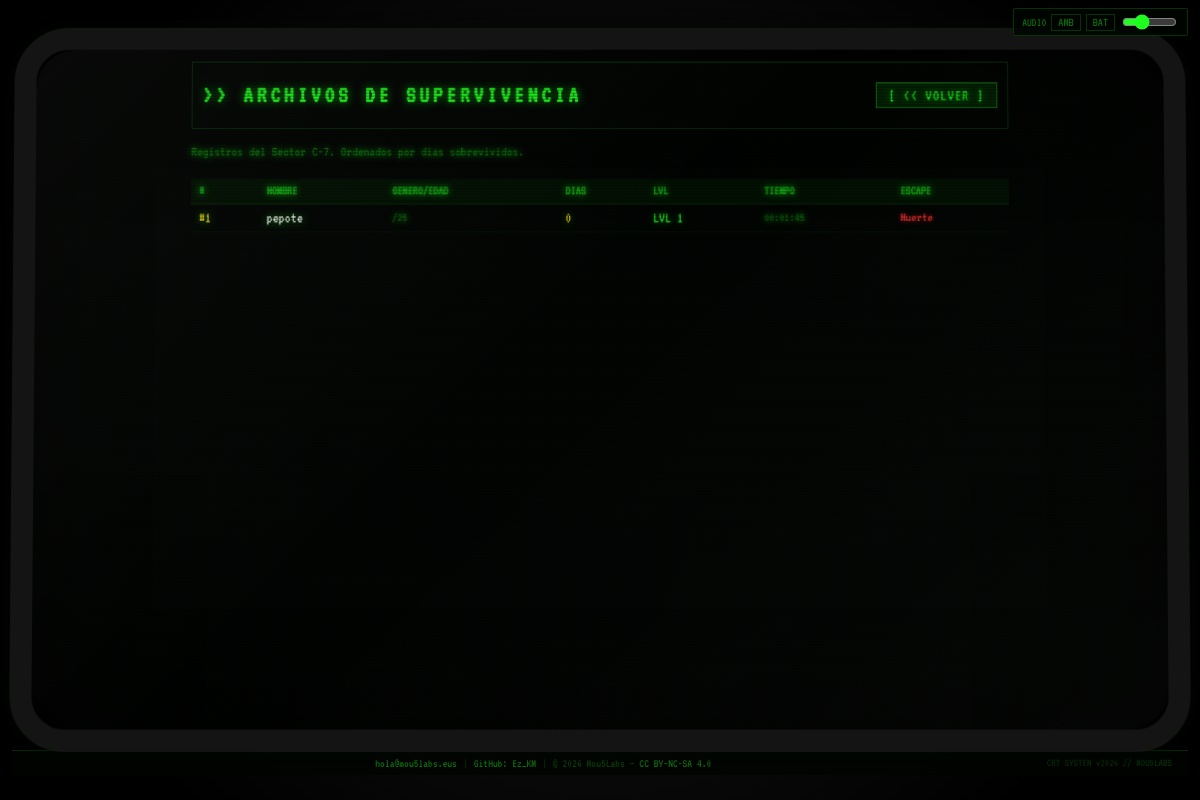
The page /leaderboard on the database as committed earlier.
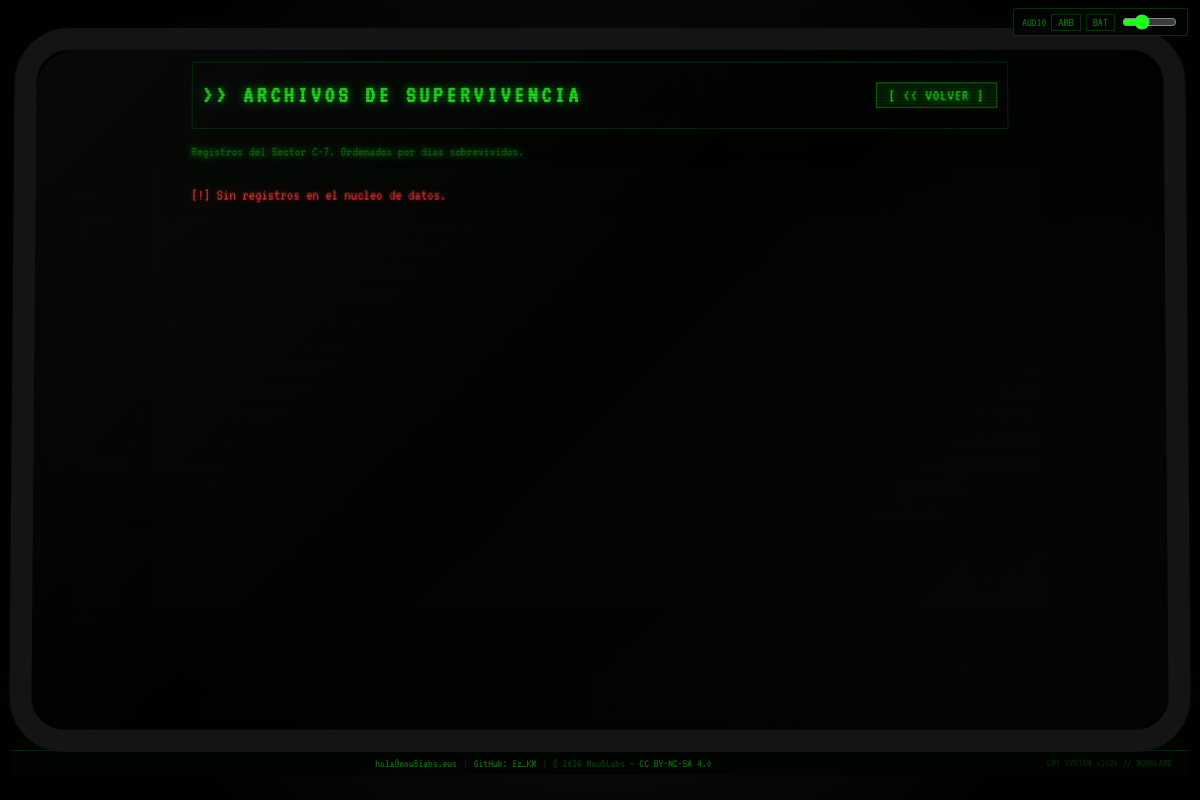
The same page on the database as committed later.
### tables this page shows
CREATE TABLE ranking(
        id INTEGER PRIMARY KEY AUTOINCREMENT,
        nombre TEXT, genero TEXT, edad INTEGER,
        dias INTEGER, lvl INTEGER,
        tiempo_seg INTEGER, forma_escape TEXT, fecha TEXT
    );

### app.py (the view)
@app.route('/leaderboard')
def leaderboard():
    lang=session.get('lang','es')
    scores=cargar_ranking_db()
    return render_template('leaderboard.html',scores=scores,t=TEXTOS[lang])

### app.py (called while the page is built)
def cargar_ranking_db(limit=10):
    try:
        con = sqlite3.connect(DB_FILE)
        rows = con.execute("SELECT nombre,genero,edad,dias,lvl,tiempo_seg,forma_escape FROM ranking ORDER BY dias DESC LIMIT ?", (limit,)).fetchall()
        con.close()
        return [{'nombre':r[0],'genero':r[1],'edad':r[2],'dias':r[3],'lvl':r[4],'tiempo_seg':r[5],'forma_escape':r[6]} for r in rows]
    except: return []

### templates/leaderboard.html
{% extends "layout.html" %}
{% block content %}
<div style="max-width:820px;margin:0 auto;">
    <header class="hud-header">
        <h1 class="glitch-title">&gt;&gt; {{ t.get('archivos_titulo','ARCHIVOS DE SUPERVIVENCIA') }}</h1>
        <a href="{{ url_for('index') }}" class="btn-nav">[ &lt;&lt; {{ t.get('volver','VOLVER') }} ]</a>
    </header>
    <p class="text-dim" style="margin-bottom:12px;font-size:.9rem;">
        {{ t.get('archivos_sub','Registros del Sector C-7. Ordenados por dias sobrevividos.') }}
    </p>
    <div class="log-container">
        {% if scores %}
        <table class="ranking-table">
            <thead>
                <tr>
                    <th>#</th>
                    <th>{{ t.get('nombre_col','NOMBRE') }}</th>
                    <th>{{ t.get('genero','G') }}/{{ t.get('edad','E') }}</th>
                    <th>{{ t.get('dias_col','DIAS') }}</th>
                    <th>LVL</th>
                    <th>{{ t.get('tiempo_col','TIEMPO') }}</th>
                    <th>{{ t.get('escape_col','ESCAPE') }}</th>
                </tr>
            </thead>
            <tbody>
                {% for s in scores %}
                <tr>
                    <td class="{{ 'text-yellow' if loop.first else 'text-dim' }}">#{{ loop.index }}</td>
                    <td class="{{ 'highlight' if loop.first }}">{{ s.nombre }}</td>
                    <td class="text-dim" style="font-size:.8rem;">{{ s.get('genero','?') }}/{{ s.get('edad','?') }}</td>
                    <td class="text-yellow">{{ s.dias }}</td>
                    <td>LVL {{ s.lvl }}</td>
                    <td class="text-dim" style="font-size:.8rem;">
                        {% set seg=s.get('tiempo_seg',0) %}
                        {% set hh=(seg//3600) %}{% set mm=((seg%3600)//60) %}{% set ss=(seg%60) %}
                        {{ '%02d:%02d:%02d'|format(hh,mm,ss) }}
                    </td>
                    <td class="{{ 'text-green' if s.get('forma_escape') not in ('Muerte','',None) else 'text-red' }}" style="font-size:.85rem;">
                        {{ s.get('forma_escape', t.get('bandido','Muerte')) }}
                    </td>
                </tr>
                {% endfor %}
            </tbody>
        </table>
        {% else %}
        <p class="text-red">{{ t.get('sin_registros','[!] Sin registros en el nucleo de datos.') }}</p>
        {% endif %}
    </div>
</div>
{% endblock %}

### templates/layout.html (shortened to what this page needs)
<!DOCTYPE html>
<html lang="{{ session.lang|default('es') }}">
<head>
    <link rel="stylesheet" href="{{ url_for('static', filename='css/style.css') }}">
</head>
<body>
<div class="music-controls" id="music-bar">
    <span class="music-label">AUDIO</span>
    <button class="music-btn" id="btn-ambient" onclick="toggleMusic('ambient')" title="Musica ambiente">AMB</button>
    <button class="music-btn" id="btn-battle"  onclick="toggleMusic('battle')"  title="Musica batalla">BAT</button>
    <input type="range" id="vol-slider" min="0" max="1" step="0.05" value="0.3" oninput="setVol(this.value)" title="Volumen">
</div>
<div id="monitor">
    <div class="scanlines"></div>
    <div class="screen">
        {% block content %}{% endblock %}
    </div>
</div>
<footer class="site-footer">
    <div class="sf-info">
        <span class="sf-item">
            <a href="mailto:hola@mou5labs.eus" class="sf-link">hola@mou5labs.eus</a>
        </span>
        <span class="sf-sep">|</span>
        <span class="sf-item">
            <a href="https://github.com/ermmenegildo/Ez_KM" target="_blank" rel="noopener" class="sf-link">GitHub: Ez_KM</a>
        </span>
        <span class="sf-sep">|</span>
        <span class="sf-item sf-cc">
            &copy; 2026 Mou5Labs &mdash;
            <a href="https://creativecommons.org/licenses/by-nc-sa/4.0/" target="_blank" rel="noopener" class="sf-link">CC BY-NC-SA 4.0</a>
        </span>
    </div>
    <div class="sf-ver">CRT SYSTEM v2026 // MOU5LABS</div>
</footer>
</body>
</html>

### static/css/style.css (style rules this page uses)
:root { --green: #1fff1f; --green-glow: rgba(31,255,31,0.65); --green-dim: rgba(31,255,31,0.12); --red: #ff3131; --red-glow: rgba(255,49,49,0.55); --yellow: #ffdd00; --blue: #00aaff; --blue-glow: rgba(0,170,255,0.4); --purple: #cc44ff; --orange: #ff8800; --dark: #020502; --panel: rgba(0,8,0,0.55); --border: rgba(31,255,31,0.18); --font: 'VT323', monospace; }
* { box-sizing:border-box; font-family:var(--font); }
body { background: radial-gradient(circle, #181818 0%, #000 80%); color: var(--green); margin: 0; min-height: 100vh; display: flex; flex-direction: column; justify-content: center; align-items: center; overflow-x: hidden; }
#monitor { width: 98vw; max-width: 1400px; min-height: 90vh; background: var(--dark); border: 22px solid #141414; border-radius: 55px; position: relative; box-shadow: inset 0 0 100px #000, 0 0 40px rgba(0,0,0,.9), 0 0 15px rgba(31,255,31,0.05); overflow: hidden; transform: perspective(1200px) rotateX(1deg); }
#monitor::after { content:""; position:absolute; inset:0; background: linear-gradient(135deg,rgba(255,255,255,0.03) 0%,transparent 45%,rgba(255,255,255,0.015) 100%); pointer-events:none; z-index:20; border-radius:40px; }
.scanlines { position:absolute; inset:0; background: linear-gradient(rgba(18,16,16,0) 50%, rgba(0,0,0,.35) 50%), linear-gradient(90deg,rgba(255,0,0,.02),rgba(0,255,0,.006),rgba(0,0,255,.02)); background-size: 100% 3px, 3px 100%; z-index:15; pointer-events:none; opacity:.9; }
.screen { padding: 12px 18px; min-height: 85vh; overflow-y: auto; overflow-x: hidden; animation: flicker .09s infinite; text-shadow: 0 0 7px var(--green-glow); z-index:5; position:relative; mask-image: radial-gradient(ellipse 96% 96% at 50% 50%, black 55%, transparent 100%); scrollbar-width: thin; scrollbar-color: #1a3a1a #000; }
.music-controls { position: fixed; top: 8px; right: 12px; z-index: 1000; display: flex; align-items: center; gap: 5px; background: rgba(0,5,0,.85); border: 1px solid var(--border); padding: 3px 8px; border-radius: 2px; font-size: .8rem; }
.music-label { color: rgba(31,255,31,.4); font-size:.75rem; }
.music-btn { background: transparent; border: 1px solid var(--border); color: rgba(31,255,31,.4); padding: 1px 6px; cursor: pointer; font-family: var(--font); font-size:.8rem; transition: all .12s; }
#vol-slider { width:55px; accent-color:var(--green); cursor:pointer; }
.site-footer { width: 98vw; max-width: 1400px; display: flex; align-items: center; justify-content: space-between; flex-wrap: wrap; gap: 6px; padding: 6px 16px; background: rgba(0,4,0,.85); border-top: 1px solid var(--border); font-size: .75rem; }
.sf-info { display:flex; align-items:center; gap:6px; flex-wrap:wrap; }
.sf-item { color:rgba(31,255,31,.45); }
.sf-sep { color:var(--border); }
.sf-cc { color:rgba(31,255,31,.3); }
.sf-link { color:rgba(31,255,31,.55)!important; text-decoration:none; transition:color .15s; }
.sf-ver { color:rgba(31,255,31,.2); font-size:.7rem; }
a { text-decoration:none; }
.btn-nav, a.btn-nav { color:var(--green)!important; border:1px solid rgba(31,255,31,.4); background:var(--green-dim); padding:4px 12px; display:inline-block; font-size:1rem; letter-spacing:1px; transition:all .12s; }
.hud-header { display:flex; justify-content:space-between; align-items:center; background:var(--panel); border:1px solid var(--border); padding:5px 10px; flex-wrap:wrap; gap:4px; }
.glitch-title { font-size:1.5rem; letter-spacing:4px; text-shadow:0 0 10px var(--green-glow); }
.log-container { max-height:55vh; overflow-y:auto; }
.text-red { color:var(--red); text-shadow:0 0 5px var(--red-glow); }
.text-dim { color:rgba(31,255,31,.35); }

Rows that differ between the two databases and show on the page:
removed ranking: nombre "pepote", get "25", dias "0", lvl "1", value "00:01:45", get "Muerte"
Other text that changed with them:
{{ t.get('sin_registros','[!] Sin registros en el nucleo de datos.') }}: (not shown) → "[!] Sin registros en el nucleo de datos."
{{ t.get('nombre_col','NOMBRE') }}: "NOMBRE" → (not shown)
{{ t.get('genero','G') }}: "GENERO" → (not shown)
{{ t.get('edad','E') }}: "EDAD" → (not shown)
{{ t.get('dias_col','DIAS') }}: "DIAS" → (not shown)
{{ t.get('tiempo_col','TIEMPO') }}: "TIEMPO" → (not shown)
{{ t.get('escape_col','ESCAPE') }}: "ESCAPE" → (not shown)
text no longer shown: "# / LVL"
